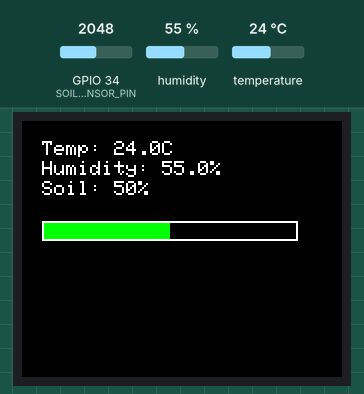
Recording of a sketch running on a simulated ESP32. Shown: 160×128 colour display. The inputs (shaded band) are chosen by the test bench; at power-on: humidity 55 %, GPIO 34 (SOIL_SENSOR_PIN) = 2048, temperature 24 °C. WiFi joins after 1.5 s; servers stay silent unless stated; what the sketch prints to the serial monitor is not drawn.

Above: at 3.3 s.
3.4 s: humidity set to 22 %
At 8.8 s:
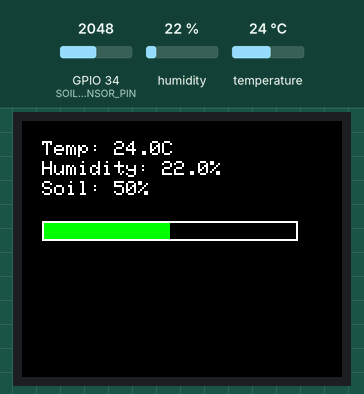
9.8 s: GPIO 34 (SOIL_SENSOR_PIN) set to 2866
At 13.9 s:
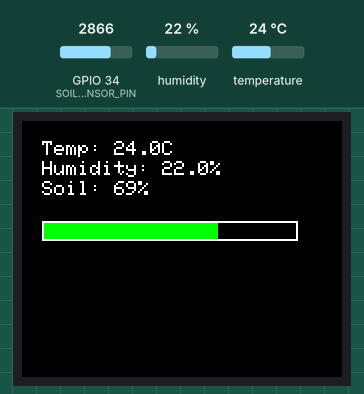
15.9 s: temperature set to 12 °C
At 19.2 s:
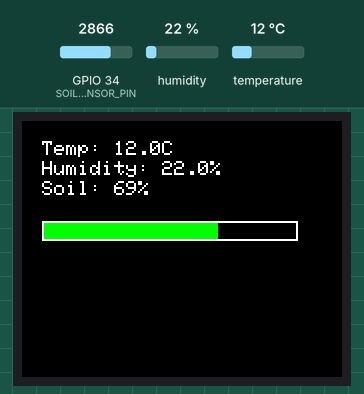
22.0 s: GPIO 34 (SOIL_SENSOR_PIN) set to 3603
At 24.4 s:
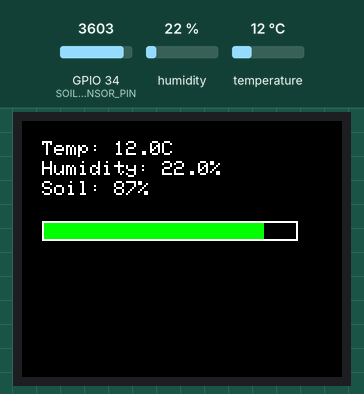
28.1 s: humidity set to 40 %
At 29.6 s:
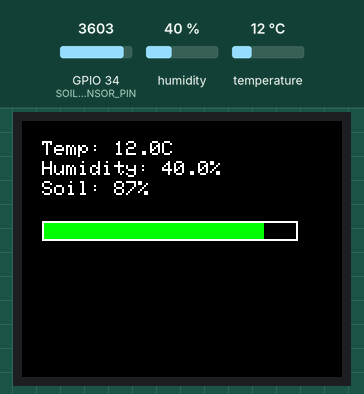
34.2 s: GPIO 34 (SOIL_SENSOR_PIN) set to 4095
At 40.1 s:
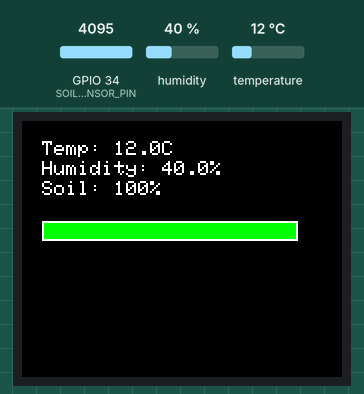
Timing chart, 0 to 41.5 s (numbered marks = the images above; inputs shaded):
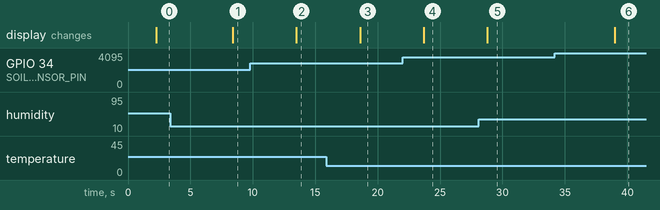

The sketch:

plant_monitor_system.ino
```cpp
#include <Wire.h>
#include <Adafruit_GFX.h>
#include <Adafruit_ST7735.h>
#include <Adafruit_AHTX0.h>
#include <SPI.h>
#include <WiFi.h>
#include <ESP_Mail_Client.h>

// **ESP32-WROOM TFT Display Pins**
#define TFT_DC   12
#define TFT_CS   13
#define TFT_MOSI 14
#define TFT_CLK  27
#define TFT_RST  0
#define TFT_MISO 0

// **I2C Pins for AHT10 (Temp & Humidity Sensor)**
#define AHT10_SDA 21
#define AHT10_SCL 22

// **Soil Moisture Sensor KS0049**
#define SOIL_SENSOR_PIN 34

// **WiFi Credentials**
const char* ssid = "your_ssid";
const char* password = "your_password";

// **Gmail SMTP Settings**
#define SMTP_SERVER "smtp.gmail.com"
#define SMTP_PORT 465
#define AUTHOR_EMAIL "your_email@gmail.com"
#define AUTHOR_PASSWORD "app_password"
#define RECIPIENT_EMAIL "recipient_mail@gmail.com"

// **ESP-Mail Client Setup**
SMTPSession smtp;
ESP_Mail_Session session;
SMTP_Message message;

// **Create Display Object**
Adafruit_ST7735 tft = Adafruit_ST7735(TFT_CS, TFT_DC, TFT_MOSI, TFT_CLK, TFT_RST);

// **Create AHT10 Sensor Object**
Adafruit_AHTX0 aht10;

// **Web Server on Port 80**
WiFiServer server(80);

bool emailSent = false;

// **Log Storage (Stores last 10 logs)**
#define LOG_SIZE 10
String logEntries[LOG_SIZE];
int logIndex = 0;

void setup() {
    Serial.begin(115200);

    // **Initialize Display**
    tft.initR(INITR_BLACKTAB);
    tft.fillScreen(ST77XX_BLACK);
    tft.setRotation(1);

    // **Initialize I2C for AHT10**
    Wire.begin(AHT10_SDA, AHT10_SCL);

    if (!aht10.begin()) {
        Serial.println("AHT10 Sensor NOT Found!");
        tft.setCursor(10, 30);
        tft.setTextColor(ST77XX_RED);
        tft.setTextSize(2);
        tft.print("AHT10 Error!");
        while (1);
    }
    Serial.println("AHT10 Sensor Initialized!");

    // **Connect to WiFi**
    Serial.print("Connecting to WiFi...");
    WiFi.begin(ssid, password);
    while (WiFi.status() != WL_CONNECTED) {
        delay(1000);
        Serial.print(".");
    }
    Serial.println("\nWiFi Connected!");
    Serial.print("ESP32 Web Server IP Address: ");
    Serial.println(WiFi.localIP());

    // **Start Web Server**
    server.begin();
    Serial.println("Web Server Started...");

    // **Configure SMTP Session**
    session.server.host_name = SMTP_SERVER;
    session.server.port = SMTP_PORT;
    session.login.email = AUTHOR_EMAIL;
    session.login.password = AUTHOR_PASSWORD;
    session.login.user_domain = "smtp.gmail.com";
    session.time.ntp_server = "pool.ntp.org";

    smtp.debug(1);
}

void loop() {
    // **Read Temperature & Humidity**
    sensors_event_t humidity, temp;
    aht10.getEvent(&humidity, &temp);

    // **Read Soil Moisture**
    int soilMoistureRaw = analogRead(SOIL_SENSOR_PIN);
    int soilMoisture = map(soilMoistureRaw, 0, 4095, 0, 100);

    // **Log Data in Serial Monitor & Webpage**
    String logEntry = "Temp: " + String(temp.temperature, 1) + "C | Humidity: " + String(humidity.relative_humidity, 1) + "% | Soil Moisture: " + String(soilMoisture) + "%";
    Serial.println(logEntry);

    // **Store Log Entry**
    logEntries[logIndex] = logEntry;
    logIndex = (logIndex + 1) % LOG_SIZE;

    // **Update TFT Display with Sensor Data**
    tft.fillScreen(ST77XX_BLACK);
    tft.setCursor(10, 10);
    tft.setTextColor(ST77XX_WHITE);
    tft.setTextSize(1);
    tft.print("Temp: ");
    tft.print(temp.temperature, 1);
    tft.print("C");

    tft.setCursor(10, 20);
    tft.print("Humidity: ");
    tft.print(humidity.relative_humidity, 1);
    tft.print("%");

    tft.setCursor(10, 30);
    tft.print("Soil: ");
    tft.print(soilMoisture);
    tft.print("%");

    int barWidth = map(soilMoisture, 0, 100, 0, 128);
    tft.fillRect(10, 50, barWidth, 10, ST77XX_GREEN);
    tft.drawRect(10, 50, 128, 10, ST77XX_WHITE);

    // **Send Email if Soil is Too Dry**
    if (soilMoisture < 60 && !emailSent) {
        Serial.println("Soil moisture is low! Sending email alert...");
        sendEmail(soilMoisture);
        emailSent = true;
    }
    else if (soilMoisture >= 70) {
        emailSent = false;
    }

    // **Handle Web Server Requests**
    WiFiClient client = server.available();
    if (client) {
        Serial.println("New client connected!");
        sendWebPage(client, temp.temperature, humidity.relative_humidity, soilMoisture);
        client.stop();
        Serial.println("Client disconnected.");
    }

    delay(5000);
}

// **📧 Function to Send Email**
void sendEmail(int soilMoisture) {
    smtp.connect(&session);

    message.sender.name = "ESP32 Plant Monitor";
    message.sender.email = AUTHOR_EMAIL;
    message.subject = "🚨 Low Soil Moisture Alert!";
    message.addRecipient("Plant Owner", RECIPIENT_EMAIL);

    String emailBody = "ALERT! Soil moisture is too low! Current Level: " + String(soilMoisture) + "%.\nPlease water the plant ASAP!";
    message.text.content = emailBody.c_str();

    if (smtp.connected()) {
        if (!MailClient.sendMail(&smtp, &message)) {
            Serial.println("Email failed to send.");
        } else {
            Serial.println("Email sent successfully!");
        }
    }
    smtp.sendingResult.clear();
    smtp.closeSession();
}

// 🌱 ESP32 Plant Monitoring Web Server 🌿
void sendWebPage(WiFiClient client, float temp, float humidity, int soilMoisture) {
    client.println("HTTP/1.1 200 OK");
    client.println("Content-type:text/html");
    client.println("Connection: close");
    client.println();

    client.println("<!DOCTYPE html><html lang='en'><head>");
    client.println("<meta charset='UTF-8'><meta name='viewport' content='width=device-width, initial-scale=1.0'>");
    client.println("<title>Plant Monitoring Dashboard</title>");
    client.println("<style>");
    client.println("body { background: linear-gradient(135deg, #1e3c72, #2a5298); color: #fff; font-family: 'Arial', sans-serif; text-align: center; margin: 0; padding: 20px;}");
    client.println("h1 { font-size: 26px; text-shadow: 2px 2px 4px rgba(0, 0, 0, 0.3);}");
    client.println(".dashboard { background: rgba(255, 255, 255, 0.1); padding: 20px; border-radius: 12px; box-shadow: 0px 4px 10px rgba(0, 0, 0, 0.3); width: 90%; max-width: 400px; margin: auto;}");
    client.println(".data { font-size: 18px; margin: 10px 0;}");
    client.println(".progress-bar-container { width: 100%; background-color: rgba(255, 255, 255, 0.2); border-radius: 8px; overflow: hidden; margin: 20px 0;}");
    client.println(".progress-bar { height: 25px; width: " + String(soilMoisture) + "%; background: linear-gradient(90deg, #4caf50, #8bc34a); transition: width 0.5s ease-in-out;}");
    client.println(".log-box { width: 90%; background: white; color: black; padding: 10px; margin: 10px auto; border-radius: 5px; text-align: left;}");
    client.println(".button { padding: 10px 20px; font-size: 16px; border: none; border-radius: 5px; background-color: #ff9800; color: white; cursor: pointer; transition: 0.3s; margin: 5px;}");
    client.println(".button:hover { background-color: #e68900;}");
    client.println(".dark-mode { background: #121212; color: #e0e0e0; }");
    client.println("</style></head><body>");

    client.println("<h1>🌱 Plant Monitoring Dashboard 🌿</h1>");
    client.println("<div class='dashboard'>");
    client.println("<p class='data'>🌡️ Temperature: <span id='temp'>" + String(temp) + " &#8451;</span></p>");
    client.println("<p class='data'>💧 Humidity: <span id='humidity'>" + String(humidity) + "%</span></p>");
    client.println("<p class='data'>🌿 Soil Moisture: <span id='soil'>" + String(soilMoisture) + "%</span></p>");

    // 🌿 Soil Moisture Progress Bar
    client.println("<div class='progress-bar-container'><div id='progress' class='progress-bar' style='width:" + String(soilMoisture) + "%'></div></div>");

    // 🔄 Buttons for Refresh, Dark Mode, Alerts, and Data Download
    client.println("<button class='button' onclick='location.reload()'>🔄 Refresh</button>");
    client.println("<button class='button' onclick='toggleDarkMode()'>🌙 Toggle Dark Mode</button>");
    client.println("<button class='button' onclick='downloadLogs()'>📥 Download Logs</button>");
    client.println("<button class='button' onclick='showAlert()'>⚠️ Show Alert</button>");

    // 📝 Logs Section
    client.println("<h2>📋 System Logs</h2>");
    client.println("<ul id='log-list'>");
    for (int i = 0; i < LOG_SIZE; i++) {
        int logPos = (logIndex - 1 - i + LOG_SIZE) % LOG_SIZE; // Show newest logs first
        if (logEntries[logPos] != "") {
            client.println("<li class='log-box'>" + logEntries[logPos] + "</li>");
        }
    }
    client.println("</ul>");

    // 🖥️ JavaScript Functions for Dark Mode, Data Download & Alerts
    client.println("<script>");

    // 🌙 Toggle Dark Mode
    client.println("function toggleDarkMode() { document.body.classList.toggle('dark-mode'); }");

    // 📥 Download Logs as a TXT File
    client.println("function downloadLogs() {");
    client.println("    let logs = '📋 Plant Monitoring System Logs:\\n';");
    client.println("    let logItems = document.querySelectorAll('.log-box');");
    client.println("    logItems.forEach(item => { logs += item.innerText + '\\n'; });");
    client.println("    let blob = new Blob([logs], { type: 'text/plain' });");
    client.println("    let anchor = document.createElement('a'); anchor.href = URL.createObjectURL(blob); anchor.download = 'plant_logs.txt'; anchor.click();");
    client.println("}");

    // ⚠️ Motivational Alert
    client.println("function showAlert() { alert('Stay hydrated! Your plant needs water just like you!'); }");

    client.println("</script>");
    client.println("</body></html>");
}
```

Measured:
- after the input at 3.4 s, the display: changes after 5.0 s (image 1)
- after the input at 9.8 s, the display: changes after 3.7 s (image 2)
- after the input at 15.9 s, the display: changes after 2.7 s (image 3)
- after the input at 22.0 s, the display: changes after 1.7 s (image 4)
- after the input at 28.1 s, the display: changes after 0.70 s (image 5)
- after the input at 34.2 s, the display: changes after 4.8 s (image 6)
